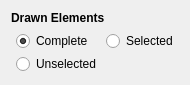
<?xml version="1.0" encoding="UTF-8"?>
<ui version="4.0">
 <class>ElementDrawnOptionConfig</class>
 <widget class="QWidget" name="ElementDrawnOptionConfig">
  <property name="geometry">
   <rect>
    <x>0</x>
    <y>0</y>
    <width>169</width>
    <height>80</height>
   </rect>
  </property>
  <property name="windowTitle">
   <string>Form</string>
  </property>
  <layout class="QVBoxLayout" name="verticalLayout">
   <item>
    <widget class="QLabel" name="label_16">
     <property name="sizePolicy">
      <sizepolicy hsizetype="Fixed" vsizetype="Fixed">
       <horstretch>0</horstretch>
       <verstretch>0</verstretch>
      </sizepolicy>
     </property>
     <property name="font">
      <font>
       <weight>75</weight>
       <bold>true</bold>
      </font>
     </property>
     <property name="text">
      <string>Drawn Elements</string>
     </property>
    </widget>
   </item>
   <item>
    <widget class="QWidget" name="widget_13" native="true">
     <property name="sizePolicy">
      <sizepolicy hsizetype="Maximum" vsizetype="Maximum">
       <horstretch>0</horstretch>
       <verstretch>0</verstretch>
      </sizepolicy>
     </property>
     <layout class="QGridLayout" name="gridLayout">
      <property name="leftMargin">
       <number>5</number>
      </property>
      <property name="topMargin">
       <number>0</number>
      </property>
      <property name="rightMargin">
       <number>1</number>
      </property>
      <property name="bottomMargin">
       <number>0</number>
      </property>
      <property name="horizontalSpacing">
       <number>5</number>
      </property>
      <property name="verticalSpacing">
       <number>3</number>
      </property>
      <item row="0" column="1">
       <widget class="QRadioButton" name="radioButton_selected">
        <property name="text">
         <string>Selected</string>
        </property>
       </widget>
      </item>
      <item row="0" column="0">
       <widget class="QRadioButton" name="radioButton_complete">
        <property name="text">
         <string>Complete</string>
        </property>
        <property name="checked">
         <bool>true</bool>
        </property>
       </widget>
      </item>
      <item row="1" column="0">
       <widget class="QRadioButton" name="radioButton_unselected">
        <property name="text">
         <string>Unselected</string>
        </property>
       </widget>
      </item>
     </layout>
    </widget>
   </item>
  </layout>
 </widget>
 <resources/>
 <connections/>
</ui>
